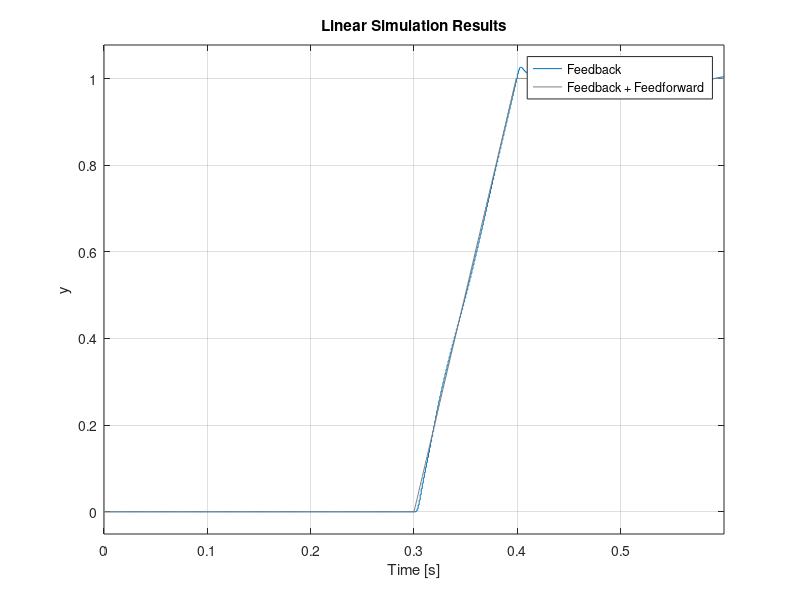

Recreate this plot in MATLAB.
%%% FEEDBACK SYSTEM
%Input Generation
close all
clear all
Ts = 0.001;
t = 0:Ts:0.6;
Rj = zeros(size(t));
Rj(t < 0.3) = 0;
Rj((t >= 0.3) & (t < 0.4)) = linspace(0, 1, sum((t >= 0.3) & (t < 0.4)));
Rj(t >= 0.4) = 1;
% Define the numerator and denominator of the systems and Tranfer Function
plant_num = [8.331499999999999e-04 -0.002411635990000 0.001646764298800 0.001386774757085 -0.002226794738657 7.735179924151595e-04 ];
plant_den =  [1 -5.7154 13.723534400000000 -17.734220581599999 13.016931722320001  -5.148338416112000 0.857492875392000];
plant_tf = tf(plant_num,plant_den,Ts);

% Define the numerator and denominator of the Feedback controller and Tranfer Function
feedback_num = [12.33590000000000 -35.651984590000005 34.340092218032005  -11.023646014692989];
feedback_den = [1    -2.832900000000000    2.672854940000000    -0.839948725176000];
fback_tf = tf(feedback_num,feedback_den,Ts);

% Define the numerator and denominator of the Filter and feedforward and Tranfer Function
filter_num = [0.1568 0.126898240000000];
filter_den = [1 -1.25 0.5335];
filter_tf = tf(filter_num,filter_den,Ts);
fforward_tf = filter_tf / plant_tf;


fback_tf.InputName = "e";
fback_tf.OutputName = "u";
plant_tf.InputName = "u";
plant_tf.OutputName = "y";
S1 = sumblk("e = r - y");
system_feedback = connect(plant_tf,fback_tf,S1,"r","y");

%%% FEEDFORWARD SYSTEM
fback_tf.InputName = "e";
fback_tf.OutputName = "uc";
fforward_tf.InputName = "r";
fforward_tf.OutputName = "uf";
plant_tf.InputName = "u";
plant_tf.OutputName = "y";
S1 = sumblk("e = r - y");
S2 = sumblk("u = uf + uc");
system_feedforward = connect(plant_tf,fback_tf,fforward_tf, S1,S2,"r","y");
hold on;
lsim(system_feedback,Rj,t)
lsim(system_feedforward,Rj,t)
legend("Feedback","Feedback + Feedforward")